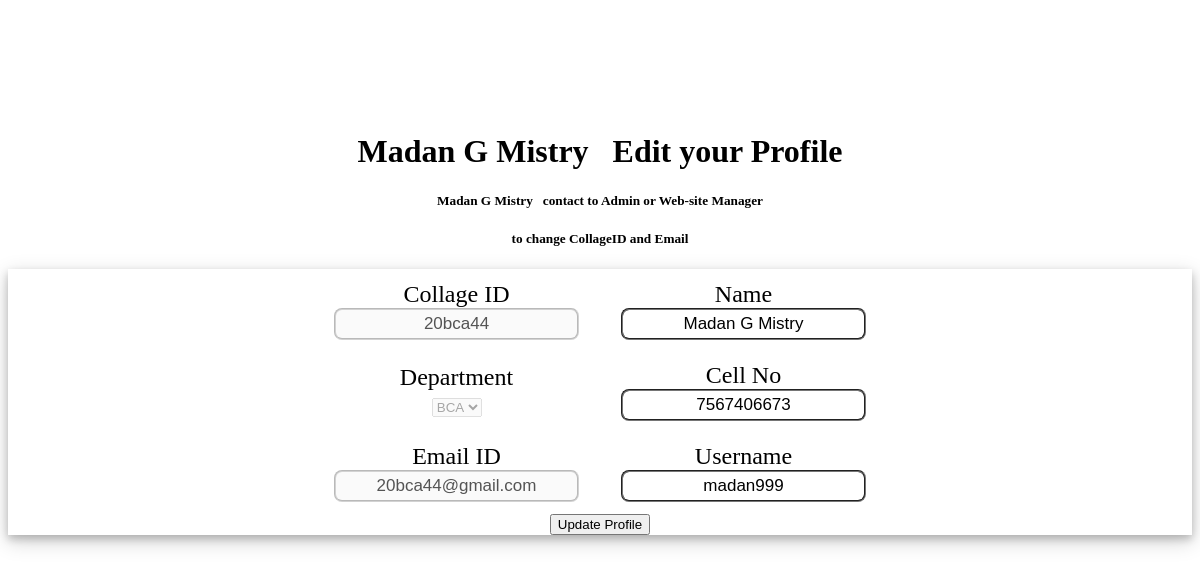
Page /edit_profile.php (signed in) on the committed database.
### tables this page shows
CREATE TABLE IF NOT EXISTS `lib_register_mst` (
  `id` int(4) NOT NULL AUTO_INCREMENT,
  `collage_id` varchar(8) NOT NULL,
  `student_name` varchar(30) NOT NULL,
  `department` varchar(10) NOT NULL,
  `cell_number` bigint(10) NOT NULL,
  `email` varchar(25) NOT NULL,
  `username` varchar(15) NOT NULL,
  `password` varchar(100) NOT NULL,
  PRIMARY KEY (`id`),
  UNIQUE KEY `collage_id` (`collage_id`)
);

### edit_profile.php (the view, shortened to what this page needs)
<?php
  include ('connection.php');
  $user=$_SESSION['username'];
    $userprofile=mysqli_query($con,"select * from lib_register_mst where username='$user'");
    $row=mysqli_fetch_array($userprofile);
?>
<!DOCTYPE html>
<html>
<head>
    <link rel="stylesheet" href="editprofile.css">
</head>
<body>
    <div class="content">
        <h1><?php echo $row['student_name'];?> &nbsp; Edit your Profile</h1>
        <h5><?php echo $row['student_name'];?> &nbsp; contact to Admin or Web-site Manager </h5>
        <h5>to change CollageID and Email </h5>
        <div class="profile">
            <form method="post">
                        <table>
                            <tr>
                                <td>
                                    <label>Collage ID</label> <br>
                                    <input type="text" name="collageid" id="collageid" disabled value="<?php echo $row['collage_id'];?>" >
                                </td>
                                <td>
                                    <label>Name</label> <br>
                                    <input type="text" name="name" id="name" value="<?php echo $row['student_name'];?>"  >
                                </td>
                            </tr>
                            <tr>
                                <td>
                                    <label>Department</label> <br>
                                    <select name="dept" id="dept" disabled>
                                        <option value=""><?php echo $row['department'];?></option>
                                    </select>
                                </td>
                                <td>
                                    <label>Cell No</label> <br>
                                    <input type="number-format" name="mobile" id="mobile" value="<?php echo $row['cell_number'];?>" >
                                </td>
                            </tr>
                            <tr>
                                <td>
                                    <label>Email ID</label> <br>
                                    <input type="email" name="email" id="email" value="<?php echo $row['email'];?>" disabled>
                                </td>
                                <td>
                                    <label>Username</label> <br>
                                    <input type="text" name="usrname" id="usrname" value="<?php echo $row['username'];?>" >
                                </td>
                            </tr>
                        </table>
                        <div ><input type="submit" name="edit" value="Update Profile"></div>
            </form>
        </div>
    </div>
</body>
</html>

### editprofile.css (style rules this page uses)
* { justify-content: center; align-items: center; text-align: center; }
.content { position: relative; top: 14vh; }
.content .profile { min-height: auto; display: flex; margin-top: 20px; margin-bottom: 50px; box-shadow: 0 4px 8px 0 rgba(0,0,0,0.2),0 6px 20px 0 rgba(0,0,0,0.19); background: white; flex-direction: column; }
.content .profile form table { text-align: center; }
.content .profile form table tr td { padding:10px 20px; font-size: 24px; }
.content .profile form table tr td input { padding:4px 10px; font-size: 17px; border-radius: 8px; border-style: groove; }

### rows in the picture
lib_register_mst: student_name "Madan G Mistry", collageid "20bca44", name "Madan G Mistry", dept "BCA", mobile "7567406673", email "20bca44@gmail.com", usrname "madan999"
